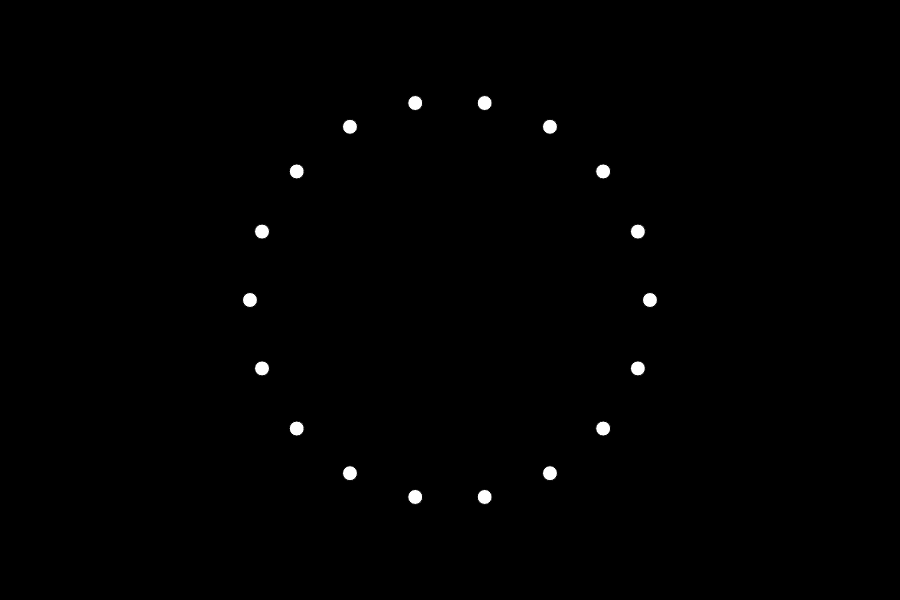
Frame 1 (no input)
Frame 60 (no input): identical to frame 1, image omitted
Frame 120 (the mouse pressed at the canvas centre since frame 60): identical to frame 1, image omitted

The p5.js sketch that drew this single still picture (run headless with seeded random() and noise() and a simulated clock; from frame 60 on, the mouse is pressed at the canvas centre):

// p5.js sketch
// ── sketch.js
/// <reference types="matter-js" />

function setup() {
    createCanvas(900, 600);
    background(0);
    // SWITCH p5 ANGLE MODE FROM RADIANS TO DEGREES
    angleMode(DEGREES);

}

function draw() {
    background(0)
    translate(width/2, height/2);
    fill(255)
    // RADIAL TO CARTESIAN CONVERSION
    var radius = 200;
    for (var theta = 0; theta<360;theta=theta+20){
        var x = cos(theta) * radius
        var y = sin(theta) * radius
        ellipse(x,y,15)
    }

}
